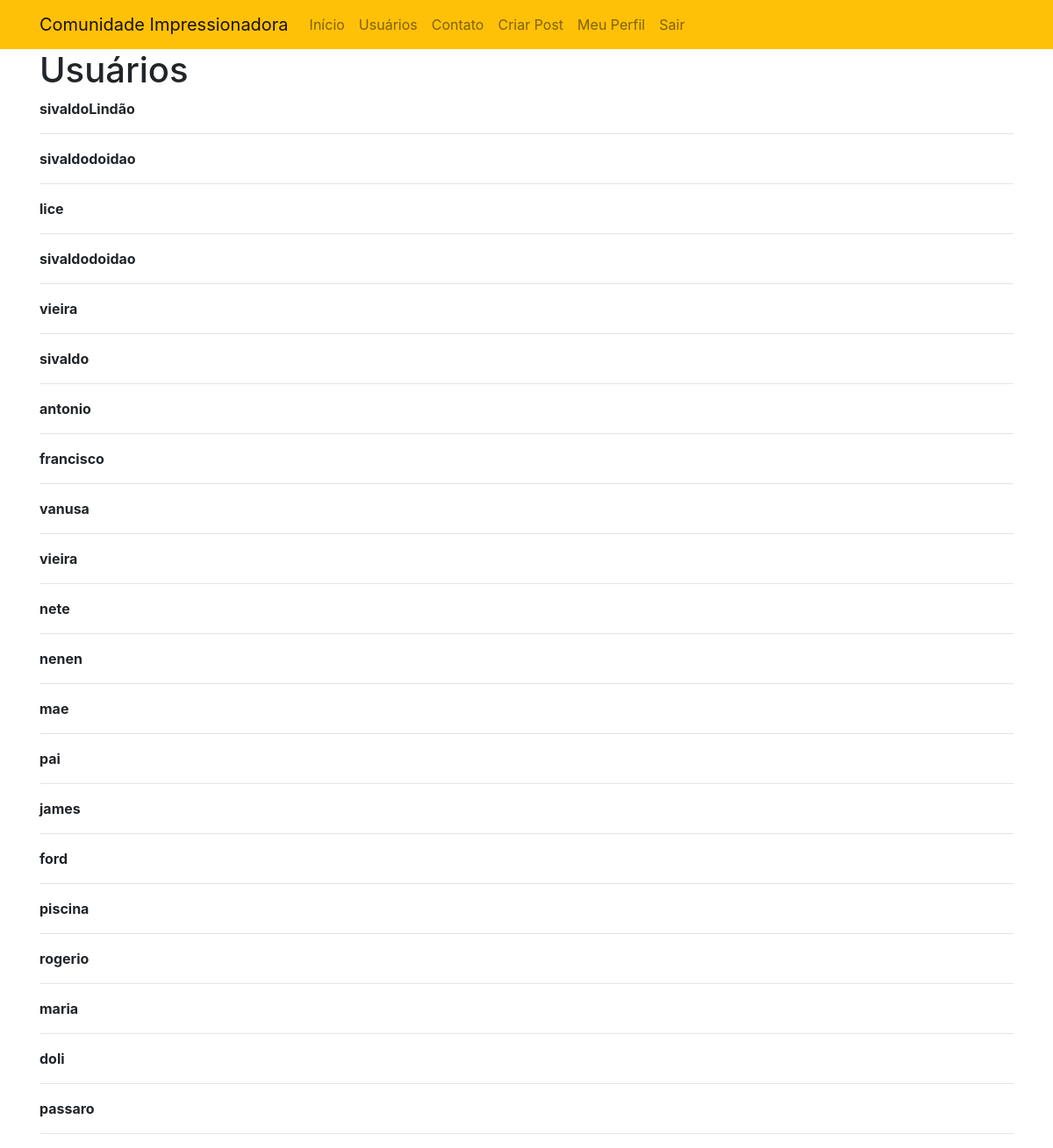
Before: /usuarios (signed in) with the older database file.
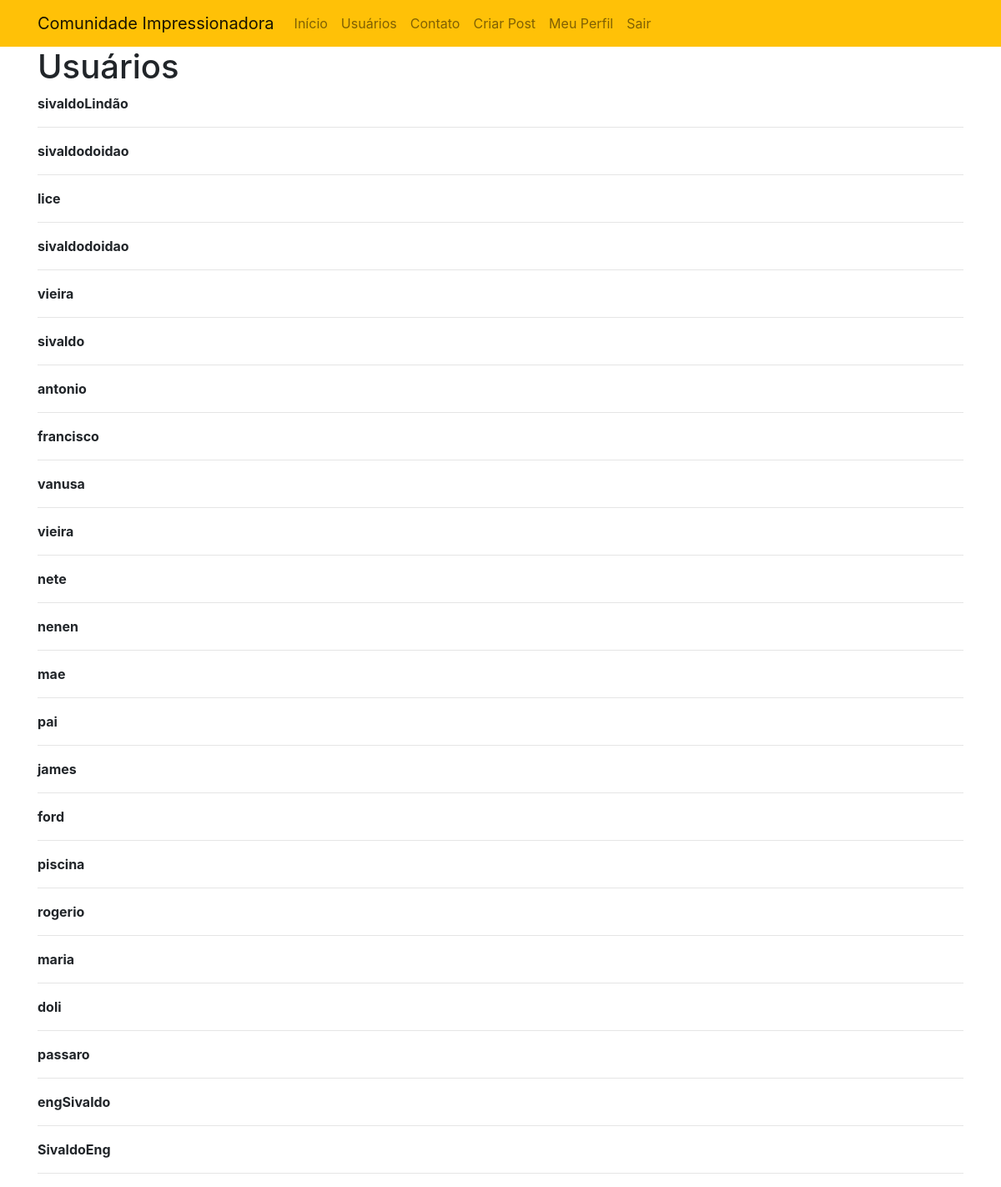
After: the same page with the newer database file.
### comunidadeimpressionadora/models.py (models this page shows)
class Usuarios(database.Model, UserMixin):
    id = database.Column(database.Integer, primary_key=True)
    username = database.Column(database.String, nullable=False)
    email = database.Column(database.String, nullable=False, unique=True)
    senha = database.Column(database.String(80), nullable=False)
    foto_perfil = database.Column(database.String, default='default.jpg')
    posts = database.relationship('Post', backref='autor', lazy=True)
    cursos = database.Column(database.String, nullable=False, default='Não Informado')

### comunidadeimpressionadora/routes.py (the view)
@app.route('/usuarios')  # página de usuários
@login_required
def usuarios():  # o primeiro parâmetro (lista_usuarios) vai para a página HTML
    lista_usuarios = Usuarios.query.all()
    return render_template('usuarios.html', lista_usuarios=lista_usuarios)  # o segundo é a variável da lista

### comunidadeimpressionadora/models.py (called while the page is built)
@login_manager.user_loader
def load_usuarios(id_usuarios):
    return Usuarios.query.get(int(id_usuarios))

### comunidadeimpressionadora/templates/usuarios.html
{% extends 'base.html' %}
{% block body %}
    <div class="container">
        <h1>Usuários</h1>
        {% for usuario in lista_usuarios %}
            <strong>{{ usuario.username }}</strong>
            <hr>
        {% endfor %}
    </div>
{% endblock %}

Changed rows visible on the page:
added Usuarios: username "engSivaldo"
added Usuarios: username "SivaldoEng"
